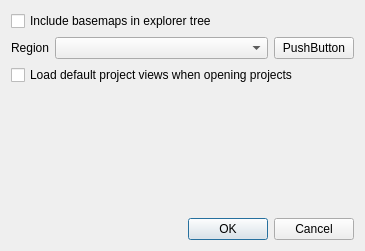
<?xml version="1.0" encoding="UTF-8"?>
<ui version="4.0">
    <class>Dialog</class>
    <widget class="QDialog" name="Dialog">
        <property name="geometry">
            <rect>
                <x>0</x>
                <y>0</y>
                <width>365</width>
                <height>251</height>
            </rect>
        </property>
        <property name="windowTitle">
            <string>Options</string>
        </property>
        <layout class="QVBoxLayout" name="verticalLayout">
            <item>
                <widget class="QCheckBox" name="regionInclude">
                    <property name="text">
                        <string>Include basemaps in explorer tree</string>
                    </property>
                </widget>
            </item>
            <item>
                <layout class="QHBoxLayout" name="horizontalLayout">
                    <item>
                        <widget class="QLabel" name="label">
                            <property name="text">
                                <string>Region</string>
                            </property>
                        </widget>
                    </item>
                    <item>
                        <widget class="QComboBox" name="basemapRegion">
                            <property name="sizePolicy">
                                <sizepolicy hsizetype="MinimumExpanding" vsizetype="Fixed">
                                    <horstretch>0</horstretch>
                                    <verstretch>0</verstretch>
                                </sizepolicy>
                            </property>
                        </widget>
                    </item>
                    <item>
                        <widget class="QPushButton" name="regionHelp">
                            <property name="text">
                                <string>PushButton</string>
                            </property>
                        </widget>
                    </item>
                </layout>
            </item>
            <item>
                <widget class="QCheckBox" name="loadDefaultView">
                    <property name="text">
                        <string>Load default project views when opening projects</string>
                    </property>
                </widget>
            </item>
            <item>
                <spacer name="verticalSpacer">
                    <property name="orientation">
                        <enum>Qt::Vertical</enum>
                    </property>
                    <property name="sizeHint" stdset="0">
                        <size>
                            <width>20</width>
                            <height>154</height>
                        </size>
                    </property>
                </spacer>
            </item>
            <item>
                <widget class="QDialogButtonBox" name="buttonBox">
                    <property name="orientation">
                        <enum>Qt::Horizontal</enum>
                    </property>
                    <property name="standardButtons">
                        <set>QDialogButtonBox::Cancel|QDialogButtonBox::Ok</set>
                    </property>
                </widget>
            </item>
        </layout>
    </widget>
    <resources />
    <connections>
        <connection>
            <sender>buttonBox</sender>
            <signal>accepted()</signal>
            <receiver>Dialog</receiver>
            <slot>accept()</slot>
            <hints>
                <hint type="sourcelabel">
                    <x>248</x>
                    <y>254</y>
                </hint>
                <hint type="destinationlabel">
                    <x>157</x>
                    <y>274</y>
                </hint>
            </hints>
        </connection>
        <connection>
            <sender>buttonBox</sender>
            <signal>rejected()</signal>
            <receiver>Dialog</receiver>
            <slot>reject()</slot>
            <hints>
                <hint type="sourcelabel">
                    <x>316</x>
                    <y>260</y>
                </hint>
                <hint type="destinationlabel">
                    <x>286</x>
                    <y>274</y>
                </hint>
            </hints>
        </connection>
    </connections>
</ui>
